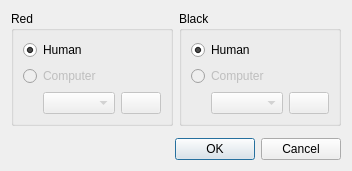
<?xml version="1.0" encoding="UTF-8"?>
<ui version="4.0">
 <class>NewGameDialog</class>
 <widget class="QDialog" name="NewGameDialog">
  <property name="geometry">
   <rect>
    <x>0</x>
    <y>0</y>
    <width>440</width>
    <height>670</height>
   </rect>
  </property>
  <property name="windowTitle">
   <string>New Game</string>
  </property>
  <layout class="QVBoxLayout" name="verticalLayout_4">
   <property name="sizeConstraint">
    <enum>QLayout::SetFixedSize</enum>
   </property>
   <item>
    <layout class="QHBoxLayout" name="horizontalLayout">
     <item>
      <widget class="QGroupBox" name="groupBox_2">
       <property name="title">
        <string>Red</string>
       </property>
       <layout class="QVBoxLayout" name="verticalLayout_3">
        <item>
         <widget class="QRadioButton" name="m_redPlayerHumanRadio">
          <property name="text">
           <string>Human</string>
          </property>
          <property name="checked">
           <bool>true</bool>
          </property>
         </widget>
        </item>
        <item>
         <widget class="QRadioButton" name="m_redPlayerCpuRadio">
          <property name="enabled">
           <bool>false</bool>
          </property>
          <property name="text">
           <string>Computer</string>
          </property>
         </widget>
        </item>
        <item>
         <layout class="QHBoxLayout" name="horizontalLayout_3">
          <item>
           <spacer name="horizontalSpacer_1">
            <property name="orientation">
             <enum>Qt::Horizontal</enum>
            </property>
            <property name="sizeType">
             <enum>QSizePolicy::Fixed</enum>
            </property>
            <property name="sizeHint" stdset="0">
             <size>
              <width>20</width>
              <height>0</height>
             </size>
            </property>
           </spacer>
          </item>
          <item>
           <widget class="QComboBox" name="m_redEngineComboBox">
            <property name="enabled">
             <bool>false</bool>
            </property>
            <property name="sizePolicy">
             <sizepolicy hsizetype="MinimumExpanding" vsizetype="Fixed">
              <horstretch>0</horstretch>
              <verstretch>0</verstretch>
             </sizepolicy>
            </property>
            <property name="editable">
             <bool>false</bool>
            </property>
           </widget>
          </item>
          <item>
           <widget class="QPushButton" name="m_configureRedEngineButton">
            <property name="enabled">
             <bool>false</bool>
            </property>
            <property name="sizePolicy">
             <sizepolicy hsizetype="Preferred" vsizetype="Fixed">
              <horstretch>0</horstretch>
              <verstretch>0</verstretch>
             </sizepolicy>
            </property>
            <property name="toolTip">
             <string>Configure red engine.</string>
            </property>
            <property name="text">
             <string/>
            </property>
            <property name="icon">
             <iconset resource="../res/icons/icons.qrc">
              <normaloff>:/icons/toolbutton/configure-16x16.png</normaloff>:/icons/toolbutton/configure-16x16.png</iconset>
            </property>
           </widget>
          </item>
         </layout>
        </item>
       </layout>
      </widget>
     </item>
     <item>
      <widget class="QGroupBox" name="groupBox">
       <property name="title">
        <string>Black</string>
       </property>
       <layout class="QVBoxLayout" name="verticalLayout">
        <item>
         <widget class="QRadioButton" name="m_blackPlayerHumanRadio">
          <property name="text">
           <string>Human</string>
          </property>
          <property name="checked">
           <bool>true</bool>
          </property>
         </widget>
        </item>
        <item>
         <widget class="QRadioButton" name="m_blackPlayerCpuRadio">
          <property name="enabled">
           <bool>false</bool>
          </property>
          <property name="text">
           <string>Computer</string>
          </property>
         </widget>
        </item>
        <item>
         <layout class="QHBoxLayout" name="horizontalLayout_2">
          <item>
           <spacer name="horizontalSpacer_2">
            <property name="orientation">
             <enum>Qt::Horizontal</enum>
            </property>
            <property name="sizeType">
             <enum>QSizePolicy::Fixed</enum>
            </property>
            <property name="sizeHint" stdset="0">
             <size>
              <width>20</width>
              <height>0</height>
             </size>
            </property>
           </spacer>
          </item>
          <item>
           <widget class="QComboBox" name="m_blackEngineComboBox">
            <property name="enabled">
             <bool>false</bool>
            </property>
            <property name="sizePolicy">
             <sizepolicy hsizetype="MinimumExpanding" vsizetype="Fixed">
              <horstretch>0</horstretch>
              <verstretch>0</verstretch>
             </sizepolicy>
            </property>
            <property name="editable">
             <bool>false</bool>
            </property>
           </widget>
          </item>
          <item>
           <widget class="QPushButton" name="m_configureBlackEngineButton">
            <property name="enabled">
             <bool>false</bool>
            </property>
            <property name="sizePolicy">
             <sizepolicy hsizetype="Preferred" vsizetype="Fixed">
              <horstretch>0</horstretch>
              <verstretch>0</verstretch>
             </sizepolicy>
            </property>
            <property name="toolTip">
             <string>Configure black engine.</string>
            </property>
            <property name="text">
             <string/>
            </property>
            <property name="icon">
             <iconset resource="../res/icons/icons.qrc">
              <normaloff>:/icons/toolbutton/configure-16x16.png</normaloff>:/icons/toolbutton/configure-16x16.png</iconset>
            </property>
           </widget>
          </item>
         </layout>
        </item>
       </layout>
      </widget>
     </item>
    </layout>
   </item>
   <item>
    <widget class="GameSettingsWidget" name="m_gameSettings" native="true"/>
   </item>
   <item>
    <widget class="QDialogButtonBox" name="m_buttonBox">
     <property name="standardButtons">
      <set>QDialogButtonBox::Cancel|QDialogButtonBox::Ok</set>
     </property>
    </widget>
   </item>
  </layout>
 </widget>
 <customwidgets>
  <customwidget>
   <class>GameSettingsWidget</class>
   <extends>QWidget</extends>
   <header>src/gamesettingswidget.h</header>
   <container>1</container>
  </customwidget>
 </customwidgets>
 <resources>
  <include location="../res/icons/icons.qrc"/>
 </resources>
 <connections>
  <connection>
   <sender>m_buttonBox</sender>
   <signal>rejected()</signal>
   <receiver>NewGameDialog</receiver>
   <slot>reject()</slot>
   <hints>
    <hint type="sourcelabel">
     <x>457</x>
     <y>232</y>
    </hint>
    <hint type="destinationlabel">
     <x>479</x>
     <y>137</y>
    </hint>
   </hints>
  </connection>
  <connection>
   <sender>m_buttonBox</sender>
   <signal>accepted()</signal>
   <receiver>NewGameDialog</receiver>
   <slot>accept()</slot>
   <hints>
    <hint type="sourcelabel">
     <x>269</x>
     <y>232</y>
    </hint>
    <hint type="destinationlabel">
     <x>260</x>
     <y>111</y>
    </hint>
   </hints>
  </connection>
 </connections>
</ui>
